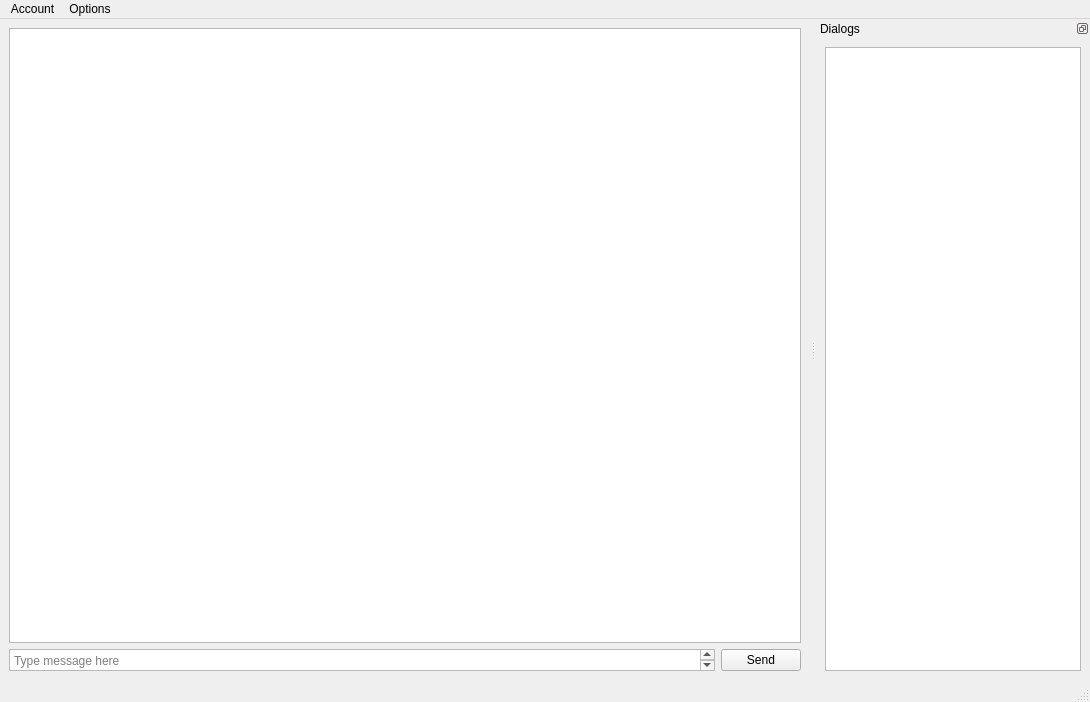
<?xml version="1.0" encoding="UTF-8"?>
<ui version="4.0">
 <class>ChatWindow</class>
 <widget class="QMainWindow" name="ChatWindow">
  <property name="geometry">
   <rect>
    <x>0</x>
    <y>0</y>
    <width>1090</width>
    <height>702</height>
   </rect>
  </property>
  <property name="windowTitle">
   <string>CuteVK</string>
  </property>
  <widget class="QWidget" name="centralwidget">
   <layout class="QVBoxLayout" name="verticalLayout" stretch="0,0">
    <item>
     <widget class="QListView" name="chatView"/>
    </item>
    <item>
     <layout class="QHBoxLayout" name="horizontalLayout">
      <item>
       <widget class="QPlainTextEdit" name="plainTextEdit">
        <property name="sizePolicy">
         <sizepolicy hsizetype="Expanding" vsizetype="Minimum">
          <horstretch>0</horstretch>
          <verstretch>0</verstretch>
         </sizepolicy>
        </property>
        <property name="minimumSize">
         <size>
          <width>0</width>
          <height>20</height>
         </size>
        </property>
        <property name="baseSize">
         <size>
          <width>0</width>
          <height>0</height>
         </size>
        </property>
        <property name="placeholderText">
         <string>Type message here</string>
        </property>
       </widget>
      </item>
      <item>
       <widget class="QPushButton" name="sendButton">
        <property name="text">
         <string>Send</string>
        </property>
       </widget>
      </item>
     </layout>
    </item>
   </layout>
  </widget>
  <widget class="QMenuBar" name="menubar">
   <property name="geometry">
    <rect>
     <x>0</x>
     <y>0</y>
     <width>1090</width>
     <height>30</height>
    </rect>
   </property>
   <widget class="QMenu" name="menuAccount">
    <property name="title">
     <string>Account</string>
    </property>
    <addaction name="actionLogin"/>
    <addaction name="actionLogout"/>
   </widget>
   <widget class="QMenu" name="menuOptions">
    <property name="title">
     <string>Options</string>
    </property>
   </widget>
   <addaction name="menuAccount"/>
   <addaction name="menuOptions"/>
  </widget>
  <widget class="QStatusBar" name="statusbar"/>
  <widget class="QDockWidget" name="dialogDock">
   <property name="floating">
    <bool>false</bool>
   </property>
   <property name="features">
    <set>QDockWidget::DockWidgetFloatable|QDockWidget::DockWidgetMovable</set>
   </property>
   <property name="windowTitle">
    <string>Dialogs</string>
   </property>
   <attribute name="dockWidgetArea">
    <number>2</number>
   </attribute>
   <widget class="QWidget" name="dialogDockContents">
    <layout class="QHBoxLayout" name="horizontalLayout_2">
     <item>
      <widget class="DialogListWidget" name="dialogList"/>
     </item>
    </layout>
   </widget>
  </widget>
  <action name="actionLogin">
   <property name="text">
    <string>Login</string>
   </property>
  </action>
  <action name="actionLogout">
   <property name="text">
    <string>Logout</string>
   </property>
  </action>
 </widget>
 <customwidgets>
  <customwidget>
   <class>DialogListWidget</class>
   <extends>QListView</extends>
   <header>src/chat/dialoglist/DialogListWidget.h</header>
  </customwidget>
 </customwidgets>
 <resources/>
 <connections/>
</ui>
